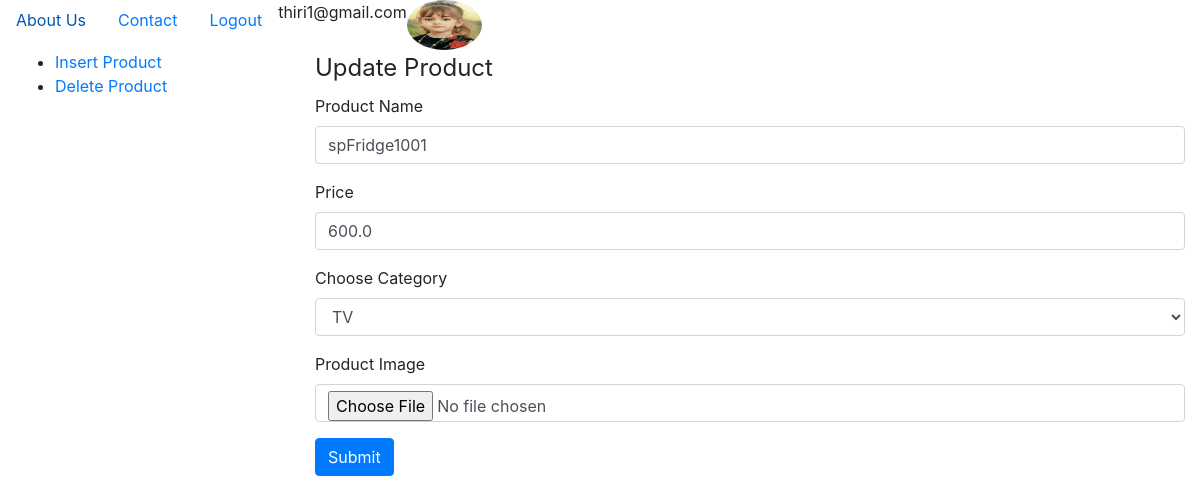
Page /updateProduct/9 (signed in) on the earlier database version.
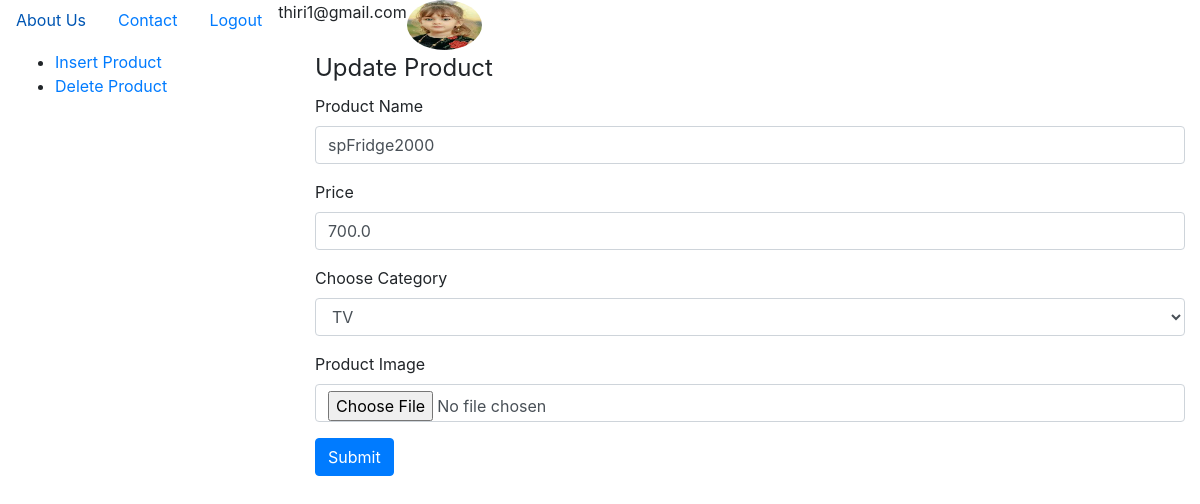
Same page on the later database version.
### tables this page shows
CREATE TABLE "product" (
	"id"	INTEGER,
	"name"	TEXT NOT NULL,
	"price"	REAL,
	"category"	TEXT,
	"filepath"	TEXT,
	PRIMARY KEY("id" AUTOINCREMENT)
);

### server.py (the view)
@app.route("/updateProduct/<int:id>")
def update_products(id):
    with connectDB() as conn:
        try:
            cur = conn.cursor()
            row = cur.execute("select * from product where id=?" ,(id,)).fetchone()
            return render_template("update_product.html", data = row, title= "Update Product Form")
        except Exception as exp:
            print(f"exception occurs {exp}")

### server.py (called while the page is built)
def connectDB():
    conn = sql.connect("users.db")
    conn.row_factory= sql.Row # returns resultset as dictionary
    return conn

### templates/update_product.html (shortened to what this page needs)
{% extends "layout.html" %}
{% block content %}
<form action="/products/update" method="post" enctype="multipart/form-data">
    <fieldset><legend> Update Product </legend>
    <div class="form-group">
        <label for="name">Product Name</label>
        <input type="text" class="form-control" name="name" value="{{data.name}}">
      </div>
    <div class="form-group">
      <label for="price">Price</label>
      <input type="number" class="form-control" name="price" value="{{data.price}}">
    </div>
    <div class="form-group">
      <label for="category">Choose Category</label>
        <select name="category"  class="form-control">
            <option value="tv">TV</option>
        </select>
    </div>
    <div class="form-group">
        <label for="filename">Product Image</label>
        <input type="file" class="form-control" name="filename" >
      </div>
    <button type="submit" class="btn btn-primary">Submit</button>
</fieldset>
  </form>
{% endblock  %}

Differences in the rows shown:
changed product: name "spFridge1001" → "spFridge2000"; price "600.0" → "700.0"
